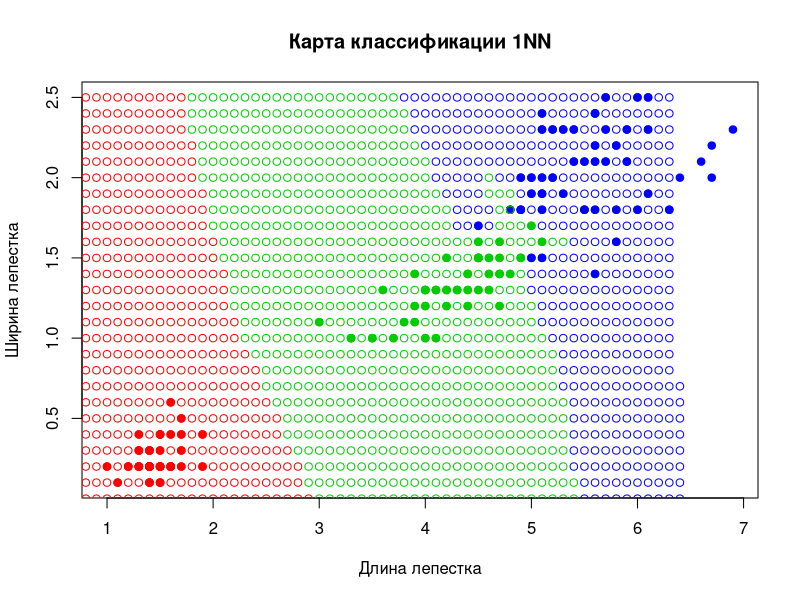

This chart was generated by the following R code: (Note: a time limit stopped this script after it produced the figure.)
colors <- c("setosa" = "red", "versicolor" = "green3", "virginica" = "blue")

#Функция отрисовки набора
plotIris <- function(ir=iris,label="Классификация"){
  plot(ir[, 3:4], pch = 21, bg = colors[ir$Species], col = colors[ir$Species],
       xlab="Длина лепестка",ylab="Ширина лепестка",main=label)
}

#Функция метрики
eDist <- function(u, v) {
  sqrt(sum((u - v)^2))
}

#Функция определения класса при помощи алгоритма 1NN
FNN <- function(x,z){
  m <- dim(x)[1]
  n <- dim(x)[2] - 1
  dist <- matrix(NA, m, n)
  for (i in m:1)  dist[i,] <- c(i, eDist(x[i,1:n], z))
  return (x[order(dist[,2])[1],n+1]);
}

#Функция определения класса при помощи алгоритма KNN
KNN <- function(x,z,k=6){
  m <- dim(x)[1]
  n <- dim(x)[2] - 1
  dist <- matrix(NA, m, n)
  for (i in m:1)  dist[i,] <- c(i, eDist(x[i,1:n], z))
  classes <- x[order(dist[,2])[1:k],n+1]
  class <- names(which.max(table(classes)))
  return(class)
}

#Функция определения класса при помощи алгоритма KWNN
KWNN <- function(x,z,k=6,w=0.5){
  m <- dim(x)[1]
  n <- dim(x)[2] - 1
  dist <- matrix(NA, m, n)
  for (i in m:1)  dist[i,] <- c(i, eDist(x[i,1:n], z))
  ordered <- x[order(dist[,2])[1:k],]
  classes <- names(table(ordered[,n+1]))
  rang <- rep(0,length(classes))
  for(i in 1:k) rang[ordered[i,3]] <- rang[ordered[i,n+1]] + w^i
  class <- classes[which.max(rang)]
  return(class)
}

#Функция отрисовки объекта, классифицированного при помощи алгоритма 1NN
plotFNN <- function(z1,z2,x=iris){
  points(z1, z2, pch = 21, col = colors[FNN(x[,3:5],c(z1,z2))])
}

#Функция отрисовки объекта, классифицированного при помощи алгоритма KNN
plotKNN <- function(z1,z2,x=iris,k=6){
  points(z1, z2, pch = 21, col = colors[KNN(x[,3:5],c(z1,z2),k)])
}


#Функция отрисовки объекта, классифицированного при помощи алгоритма KWNN
plotKWNN <- function(z1,z2,x=iris,k=6,w=0.5){
  points(z1, z2, pch = 21, col = colors[KWNN(x[,3:5],c(z1,z2),k,w)])
}

#Функция возвращает случайный набор ирисов Фишера заданной длины
sampleIris <- function(count=15){
  t <- intersect(iris[,3:5],iris[3:5])
  listIndex <- sample(rownames(t),count)
  return(iris[listIndex,])
}

#Функция отрисовки карты классификации алгоритма 1NN
classMapFNN <- function(ir=iris){
  for (i in seq(0,7,0.1)) {
    for (j in seq(0,2.5,0.1)){
      plotFNN(i,j,ir)
    }
  }
}

#Функция отрисовки карты классификации алгоритма KNN
classMapKNN <- function(ir=iris,k=6){
  for (i in seq(0,7,0.1)) {
    for (j in seq(0,2.5,0.1)){
      plotKNN(i,j,ir,k)
    }
  }
}

#Функция отрисовки карты классификации алгоритма KWNN
classMapKWNN <- function(ir=iris,k=6,w=0.5){
  for (i in seq(0,7,0.1)) {
    for (j in seq(0,2.5,0.1)){
      plotKWNN(i,j,ir,k)
    }
  }
}
badLOOKNN <- function(x){
  len <- dim(x)[1]
  n <- dim(x)[2]-1
  mark <- rep(0,len)
  for(i in 1:len){
    k <- i
    err <- rep(0,len)
    for(j in 1:len){
      x1 <- x[-j,]
      z <- x[j,]
      z <- c(z[1,3],z[1,4])
      if (KNN(x1[3:5],z,k) != x[j,n+1]){
         err[j] <- 1
      }
    }
    mark[i] <- sum(err)/len
  }
  plot(mark,type = "l",main = "LOO(k) алгоритма KNN",xlab = "k", ylab="оценка")
}
#Функция отрисовка графика оценки точности алгоритма KNN при помощи скользящего контроля
LOOKNN <- function(x){
  len <- dim(x)[1]
  n <- dim(x)[2]-1
  mark <- rep(0,len)
  for(i in 1:len){
    x1 <- x[-i,]
    x1_m <- dim(x1)[1]
    dist <- matrix(NA, x1_m, n)
    for (j in x1_m:1){
      dist[j,] <- c(j, eDist(x1[j,1:n], x[i,1:n]))
    }  
    ordered <- order(dist[,2])
    for(k in 1:len){
      classes <- x[ordered[1:k],n+1]
      class <- names(which.max(table(classes)))
      if(class != x[i,n+1]) {
        mark[k] <- mark[k] + 1/len
      }
    }
  }
  print(mark)
  print(which.min(mark))
  plot(mark,type = "l",main = "LOO(k) алгоритма KNN",xlab = "k", ylab="оценка")
}
newLOOKWNN <- function(x, k=6){
  m <- dim(x)[1]
  n <- dim(x)[2]-1
  q <- seq(0.05,0.95,0.05)
  len <- length(q)
  mark <- rep(0,len)
  for(i in 1:m){
    x1 <- x[-i,]
    x1_m <- dim(x1)[1]
    dist <- matrix(NA, x1_m, n)
    for (j in x1_m:1){
      dist[j,] <- c(j, eDist(x1[j,1:n], x[i,1:n]))
    }  
    ordered <- x1[order(dist[,2])[1:k],]
    classes <- names(table(ordered[,n+1]))
    for(w in 1:len){
      rang <- rep(0,length(classes))
      for(j in 1:k) rang[ordered[j,n+1]] <- rang[ordered[j,n+1]] + w^q[j]
      class <- classes[which.max(rang)]
      if(class != x[i,n+1]) {
        mark[w] <- mark[w] + 1/m
      }
    }
  }
  print(mark)
  print(which.min(mark))
  plot(q,mark,type = "l",main = "LOO(k,q) алгоритма KWNN",xlab = "q", ylab="оценка")
}
#Функция отрисовка графика оценки точности алгоритма KWNN при помощи скользящего контроля
LOOKWNN <- function(x,k=6){
  n <- dim(x)[2]-1
  m <- dim(x)[1]
  q <- seq(0.05,1,0.05)
  len <- length(q)
  mark <- matrix(0,len,2)
  for(i in 1:len){
    w <- q[i]
    err <- rep(0,m)
    for(j in 1:m){
      x1 <- x[-j,]
      z <- x[j,]
      z <- c(z[1,n-1],z[1,n])
      class1 <- KWNN(x1[3:5],z,k,w)
      class2 <- x[j,n+1]
      if (class1 != class2) err[j] <- 1
    }
    mark[i,] <- c(w,sum(err)/m)
  }
  plot(mark,type = "l",main = "LOO(k,w) алгоритма KWNN",xlab = "w,  k=6", ylab="оценка")
}

#Функция возвращает отступы выборки, используя алгоритм KWNN
marginKWNN <- function(x,k=6,w=0.5){
  m <- dim(x)[1]
  n <- dim(x)[2]-1
  margin <- rep(NA,m)
  for(j in 1:m){
    x1 <- x[-j,]
    m1 <- dim(x1)[1]
    dist <- matrix(NA, m1, n)
    for (i in m1:1)  dist[i,] <- c(i, eDist(x1[i,1:n], x[j,1:n]))
    ordered <- x1[order(dist[,2])[1:k],]
    classes <- names(table(ordered[,n+1]))
    rang <- rep(0,length(classes))
    for(i in 1:k) rang[ordered[i,n+1]] <- rang[ordered[i,n+1]] + w^i
    class1 <- x[j,n+1]
    margin[j] <- rang[class1] - max(rang[which(classes != class1)])
  }
  return(margin)
}

#listIrises <- read.table("/users/Duke/AnotherProjects/R/MetricalAlgorithms/iris_1")
plotIris(iris, "Карта классификации 1NN")
classMapFNN(iris)


LOOKNN(iris[,3:5])
plotIris(iris, "Карта классификации KNN, k=6")
classMapKNN(listIrises)

newLOOKWNN(iris[,3:5])
plotIris(iris, "Карта классификации KWNN, k=6, w=0.5")
classMapKWNN(iris)
#LOOKWNN(listIrises)
  #plotKWNN(2.5,1,listIrises,6,0.5)
  #classMapKNN(listIrises)
  #LOOKWNN(listIrises)
  #m <- marginKWNN(iris[3:5],6,0.5)
  #etalon <- iris[which(m > 0.95),3:5]
  #etalon <- intersect(etalon,etalon)
  #plot(etalon[1:2], bg=colors[etalon$Species], pch=21)
